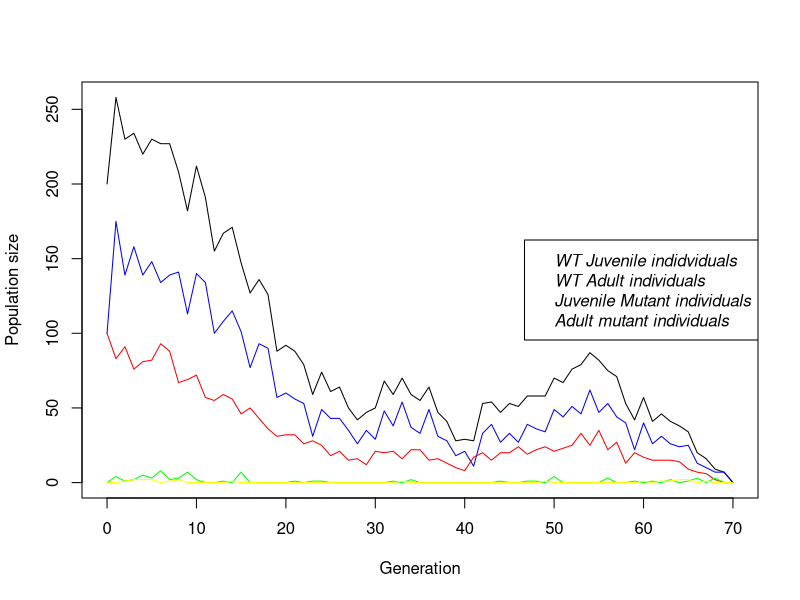
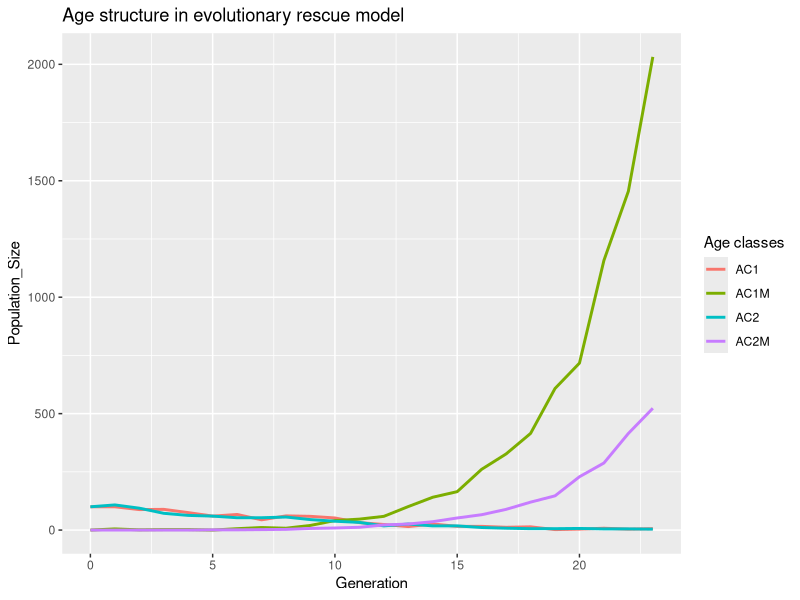

Write R code to recreate these figures, in order. (Note: this script raises an error after producing the figures.)
## ---- chunk 1
# Simulate WT-Population without any mutations and stochasticity
simulate_one_gen <- function(N_j0, N_a0,N_j0M, N_a0M, R_a, R_aM, S_j, S_jM, S_a, S_aM, mu){
  
  New_jtM <- rpois(1, N_a0 * mu * R_a)
  N_jt <- rpois(1, R_a * N_a0) - New_jtM #calculating number of WT juvenile individuals. 
  N_at <- rpois(1, S_j * N_j0 + S_a * N_a0) #calculating number of adult individuals
  
  
  N_jtM <- rpois(1, N_a0M * R_aM) + New_jtM # calculating number of Mutant juveniles
  N_atM <- rpois(1, N_j0M * S_jM + S_aM * N_a0M) # calculating number of Mutant adults
  
  
  return(c(N_jt, N_at, N_jtM, N_atM))
}
print(simulate_one_gen(100, 100,0, 0, 2, 2, 0.1,0.1, 0.6, 0.6, 0.02))
## ---- chunk 2
simulate_pop <- function(N_j0, N_a0,N_j0M, N_a0M, R_a, R_aM, S_j, S_jM, S_a, S_aM, mu, t_max) {
   # Create the vector in which to save the results
  pop_vector <- c(N_j0, N_a0, N_j0M, N_a0M) 
  # initiate the variables
  pop_new <- c(N_j0, N_a0, N_j0M, N_a0M)
  
  # run the simulation until generation t_max
  for (i in 1:t_max+1) {
    # redefine the current population one generation later
    pop_new <- simulate_one_gen(pop_new[1],pop_new[2],pop_new[3],pop_new[4], R_a,R_aM, S_j, S_jM, S_a, S_aM, mu)
    
    # add the new population sizes to the output vector
    pop_vector <- rbind(pop_vector,pop_new)
    # condition to stop the simulation before t_max: either the population exceeds 1.5 times the original population size, or it goes extinct
    if ( (pop_new[1]+pop_new[2]+ pop_new[3]+pop_new[4] >=10*(N_j0+ N_a0 + N_j0M+ N_a0M)) | (pop_new[1]+pop_new[2]+ pop_new[3]+pop_new[4]==0)) break }
  
  # add row and column names
  colnames(pop_vector) <- c("AC1", "AC2", "AC1M", "AC2M")
  rownames(pop_vector) <- (0:t_max)[1:length(pop_vector[,1])]
  
  return(pop_vector)
}
print(tail(simulate_pop(100, 100, 0,0, 2.5,2.5, 0.2,0.2, 0.6,0.6, 0.001, 1500)))


 
## ---- chunk 3
output <- simulate_pop(100, 100, 0,0, 1.8,2.5, 0.2,0.2, 0.6,0.6, 0.009, 1500)
print(tail(output))

x_range <- 0:(length(output[,1])-1)
# this plots the total population size
plot(x_range,output[,1]+output[,2],type='l',ylim=c(0,max(output[,1]+output[,2])),xlab = "Generation",ylab = "Population size")
# add number of Juvenile WT individuals
lines(x_range,output[,1], col="blue")
# add number of adult WT individuals
lines(x_range,output[,2], col="red")
#number of Juvenile Mutant individuals 
lines(x_range,output[,3], col = "green")
#number of adult mutant individuals
lines(x_range,output[,4], col = "yellow")

legend("right",
       c("WT Juvenile indidviduals", "WT Adult individuals", "Juvenile Mutant individuals", "Adult mutant individuals"),
       text.font = 3)
## ---- chunk 4
install.packages("dplyr")
install.packages("tidyr")
install.packages("ggplot2")
## ---- chunk 5


library(ggplot2)
library(dplyr)
library(tidyr)

# having the simulation set as a variable
sim_data <- simulate_pop(100, 100, 0, 0, 1,5, 0.2, 0.2, 0.6, 0.6, 0.01, 1500)

#Convert matrix to Dataframe to help analysis
df <- as.data.frame(sim_data)

# these steps were generated using ai help: The rownames are the Generation numbers. Let's make them a proper column.
df$Generation <- as.numeric(rownames(df))

# Reshape from Wide to Long format for ggplot
# This creates a column "Age_Class" (AC1, AC2, etc.) and "Population_Size". 

#pivot_longer syntaxc first define what data you are looking at. here we are looking at df our data frame. cols defines which columns to convert into the long format. we want to convert our Age class collumns into long format. names_to defines what the new column name should be. 

df_long <- pivot_longer(
  df, 
  cols = c("AC1", "AC2", "AC1M", "AC2M"), 
  names_to = "Age_Class", 
  values_to = "Population_Size"
)


print(df_long)

ggplot(df_long, aes(x = Generation, y = Population_Size, color = Age_Class)) +
  geom_line(linewidth = 1) +
  labs(title = "Age structure in evolutionary rescue model", color = "Age classes")
  


## ---- chunk 6
# set some parameters to fixed values
init_a <- 100
init_A <- 0
m_rate <- 0.001
max_gen <- 1000
# determine how often to run the simulation for each set of parameters
no_replicates <- 100

# set parameters to vary:
s_values <- c(0.2,0.3,0.4)
r_values <- c(0.05,0.1,0.15)

# initialize data table - where to collect the results
data_table <- c()
# run the simulation across all chosen parameters
# loop over decay rates
for(rval in r_values){
  # loop over selection coefficients
  for(sval in s_values){
    # different way of running many simulations: make replicates using "repeat" function with a counter i
    # reset counter
    i<-1
    repeat {
      # increase counter by one
      i<-i+1
      # run the simulation once
      one_run <- simulate_pop(init_a,init_A,rval,sval,m_rate,max_gen)
      # determine total population sizes
      total_size <- one_run[,1]+one_run[,2]
      # determine minimum population size
      min_size <- min(total_size)
      # determine (first) generation at which this population size occurred
      min_gen <- as.numeric(which(total_size==min_size)[1])
      # enter the data into the table
      data_table <- rbind(data_table,c(rval,sval,min_gen,min_size)) # note that we add the varying parameters (decay rate and selection coefficient) to the table too
      # stop the repeated computation after no_replicates times
      if(i>no_replicates) break
    }
  }
}
# define column names of data table
colnames(data_table) <- c("r","s","min_gen","no_min")
# show the first lines of the output
print(head(data_table))
## ---- chunk 7
#N_j0, N_a0,N_j0M, N_a0M, R_a, R_aM, S_j, S_jM, S_a, S_aM, mu, t_max
# set some parameters to fixed values
N_j0 <- 50
N_a0 <- 50
N_j0M <- 0
N_a0M <- 0
R_a <- 2
R_aM <- 2
S_j <- 0.2
S_a <- 0.6
mu <- 0.01
t_max <- 1000




# determine how often to run the simulation for each set of parameters
no_replicates <- 100

# initialize data table - where to collect the results
data_table <- c()

# Doing a parameter sweep
for (selection_on_jM in c(TRUE,FALSE)){
  for (s_coeff in seq(1,1.1, 0.01)){
    S_j <- 0.2
    S_jM <- S_j * ifelse(selection_on_jM, s_coeff, 1)
    S_a <- 0.6
    S_aM <- S_a * ifelse(selection_on_jM, 1, s_coeff)
    
    print(paste(selection_on_jM, S_jM, S_aM))
    i<-1
    repeat {
      print(i)
      # increase counter by one
      i<-i+1
      # run the simulation once
      one_run <- simulate_pop(N_j0, N_a0,N_j0M, N_a0M, R_a, R_aM, S_j, S_jM, S_a, S_aM, mu, t_max)
      # determine total population sizes
      total_size <- one_run[,1]+one_run[,2] +one_run[,3]+one_run[,4]
      # determine minimum population size
      min_size <- min(total_size)
      # determine (first) generation at which this population size occurred
      min_gen <- as.numeric(which(total_size==min_size)[1])
      # enter the data into the table
      data_table <- rbind(data_table,c(s_coeff,ifelse(selection_on_jM, "on_juv", "on_adults"),min_gen,min_size)) # note that we add the varying parameters (decay rate and selection coefficient) to the table too
      # stop the repeated computation after no_replicates times
      if(i>no_replicates) break
    }
  }  
}
 
# define column names of data table
colnames(data_table) <- c("s_coeff","juveniles or adults","min_gen","no_min")
# show the first lines of the output
print(head(data_table))
print(tail(data_table))





#define WT leslie matrix and get growth-rate

l_matrix_WT <- matrix(c(
  0, R_a,
  S_j, S_a
), nrow = 2, byrow = TRUE)

all_eigen <- eigen(l_matrix_WT)
growth_rate_WT <- max(Re(all_eigen$values))
l_matrix_WT
growth_rate_WT

# define WT leslie matrix and get growth-rate
l_matrix_Mut <- matrix(c(
  0, R_aM,
  S_jM, S_aM
), nrow = 2, byrow = TRUE)

all_eigen <- eigen(l_matrix_Mut)
growth_rate_Mut <- max(Re(all_eigen$values))
l_matrix_Mut
growth_rate_Mut






# set parameters to vary: S_jM and S_aM

j_values <- c(0.2,0.3,0.4)
a_values <- c(0.05,0.1,0.15)

# initialize data table - where to collect the results
data_table <- c()
# run the simulation across all chosen parameters
# loop over decay rates
for(rval in r_values){
  # loop over selection coefficients
  for(sval in s_values){
    # different way of running many simulations: make replicates using "repeat" function with a counter i
    # reset counter
    i<-1
    repeat {

      # increase counter by one
      i<-i+1
      # run the simulation once
      one_run <- simulate_pop(init_a,init_A,rval,sval,m_rate,max_gen)
      # determine total population sizes
      total_size <- one_run[,1]+one_run[,2]
      # determine minimum population size
      min_size <- min(total_size)
      # determine (first) generation at which this population size occurred
      min_gen <- as.numeric(which(total_size==min_size)[1])
      # enter the data into the table
      data_table <- rbind(data_table,c(rval,sval,min_gen,min_size)) # note that we add the varying parameters (decay rate and selection coefficient) to the table too
      # stop the repeated computation after no_replicates times
      if(i>no_replicates) break
    }
  }
}
# define column names of data table
colnames(data_table) <- c("r","s","min_gen","no_min")
# show the first lines of the output
print(head(data_table))
## ---- chunk 8

N_j0 <- 50
N_a0 <- 50
N_j0M <- 0
N_a0M <- 0
R_a <- 2
R_aM <- 2
S_j <- 0.2
S_jM_test <- 0.215
S_a <- 0.6
S_aM_test <- 0.6
mu <- 0.01
t_max <- 1000

for (i in 1:100){
  simtst <- simulate_pop(N_j0, N_a0,N_j0M, N_a0M, R_a, R_aM, S_j, S_jM_test, S_a, S_aM_test, mu, t_max)
  print(i)
}
